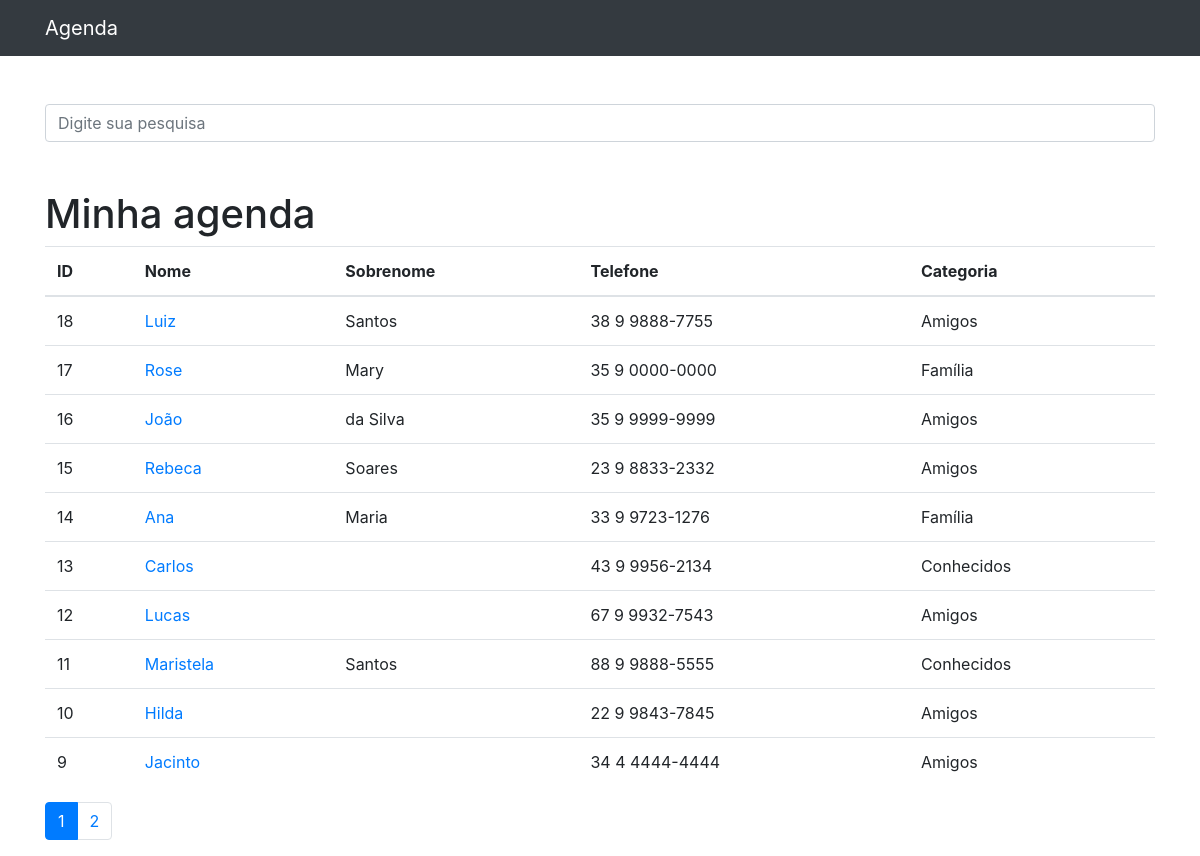
The page / on the database its author committed.
### contatos/models.py (models this page shows, shortened)
class Contato(models.Model):
    nome = models.CharField(max_length=255)
    sobrenome = models.CharField(max_length=255, blank=True)
    telefone = models.CharField(max_length=255)
    email = models.CharField(max_length=255, blank=True)
    data_criacao = models.DateTimeField(default=timezone.now)
    descricao = models.TextField(blank=True)
    categoria = models.ForeignKey(Categoria, on_delete=models.DO_NOTHING)
    mostrar = models.BooleanField(default=True)
    foto = models.ImageField(blank=True, upload_to='fotos/%Y/%m/%d')

class Categoria(models.Model):
    nome = models.CharField(max_length=255)
    def __str__(self):
        return self.nome

### contatos/views.py (the view)
# urls.py: path('', views.index, name='index'),
def index(request):
    contatos = Contato.objects.order_by('-id').filter(
        mostrar=True
    )
    paginator = Paginator(contatos, 10)
    page = request.GET.get('p')
    contatos = paginator.get_page(page)
    return render(request, 'contatos/index.html', {
        'contatos': contatos
    })

### contatos/templates/contatos/index.html
{% extends 'base.html' %}
{%block conteudo%}
      <h1 class="mt-5">Minha agenda</h1>
        <table class="table">
          <thead>
            <tr>
              <th>ID</th>
              <th>Nome</th>
              <th>Sobrenome</th>
              <th>Telefone</th>
              <th>Categoria</th>
            </tr>
          </thead>
          <tbody>
            {% for contato in contatos %}
                <tr>
                  <td>{{ contato.id }}</td>
                  <td>
                    <a href="{% url 'ver_contato' contato.id %}"> {{ contato.nome }}</a>
                  </td>
                  <td>{{ contato.sobrenome }}</td>
                  <td>{{ contato.telefone }}</td>
                  <td>{{ contato.categoria }}</td>
                </tr>
            {% endfor %}
          </tbody>
        </table>
<nav aria-label="Page navigation example">
  <ul class="pagination">
    {% for pagina in contatos.paginator.page_range %}
      {% if contatos.number == pagina %}
        <li class="page-item active"><a class="page-link" href="?p={{ pagina }}&termo={{ request.GET.termo }}">{{pagina}}</a></li>
      {% else %}
        <li class="page-item "><a class="page-link" href="?p={{ pagina }}&termo={{ request.GET.termo }}">{{pagina}}</a></li>
      {% endif %}
    {% endfor %}
  </ul>
</nav>
{% endblock %}

### templates/base.html (shortened to what this page needs)
{%load static %}
<!DOCTYPE html>
<html lang="pt">
<head>
  {%include 'parciais/_head.html' %}
</head>
<body>
  {% include 'parciais/_nav.html' %}
  <div class="container">
    <div class="row">
      <div class="col-lg-12">
          {% if 'accounts' not in request.path %}
          <br><br>
          <form method="get" action="{% url 'busca' %}">
            <div class="form-group row">
              <div class="col-12">
                <input class="form-control"
                       type="search" value="{{ request.GET.termo }}"
                       id="search-input"
                       placeholder="Digite sua pesquisa"
                       name="termo">
              </div>
            </div>
          </form>
          {% endif %}
        {%block conteudo%} {%endblock%}
      </div>
    </div>
  </div>
</body>
</html>

### contatos/templates/parciais/_head.html (shortened to what this page needs)
{%load static %}
  <link href="{% static 'vendor/bootstrap/css/bootstrap.min.css'%}" rel="stylesheet">

### contatos/templates/parciais/_nav.html (shortened to what this page needs)
  <nav class="navbar navbar-expand-lg navbar-dark bg-dark static-top">
    <div class="container">
      <a class="navbar-brand" href="{% url 'index' %}">Agenda</a>
    </div>
  </nav>

### rows shown on the page
Contato: id "18", nome "Luiz", sobrenome "Santos", telefone "38 9 9888-7755", categoria "Amigos"
Contato: id "17", nome "Rose", sobrenome "Mary", telefone "35 9 0000-0000", categoria "Família"
Contato: id "16", nome "João", sobrenome "da Silva", telefone "35 9 9999-9999", categoria "Amigos"
Contato: id "15", nome "Rebeca", sobrenome "Soares", telefone "23 9 8833-2332", categoria "Amigos"
Contato: id "14", nome "Ana", sobrenome "Maria", telefone "33 9 9723-1276", categoria "Família"
Contato: id "13", nome "Carlos", telefone "43 9 9956-2134", categoria "Conhecidos"
Contato: id "12", nome "Lucas", telefone "67 9 9932-7543", categoria "Amigos"
Contato: id "11", nome "Maristela", sobrenome "Santos", telefone "88 9 9888-5555", categoria "Conhecidos"
Contato: id "10", nome "Hilda", telefone "22 9 9843-7845", categoria "Amigos"
Contato: id "9", nome "Jacinto", telefone "34 4 4444-4444", categoria "Amigos"

### other values the page prints
{{ pagina }} "1"
{{ pagina }} "2"
